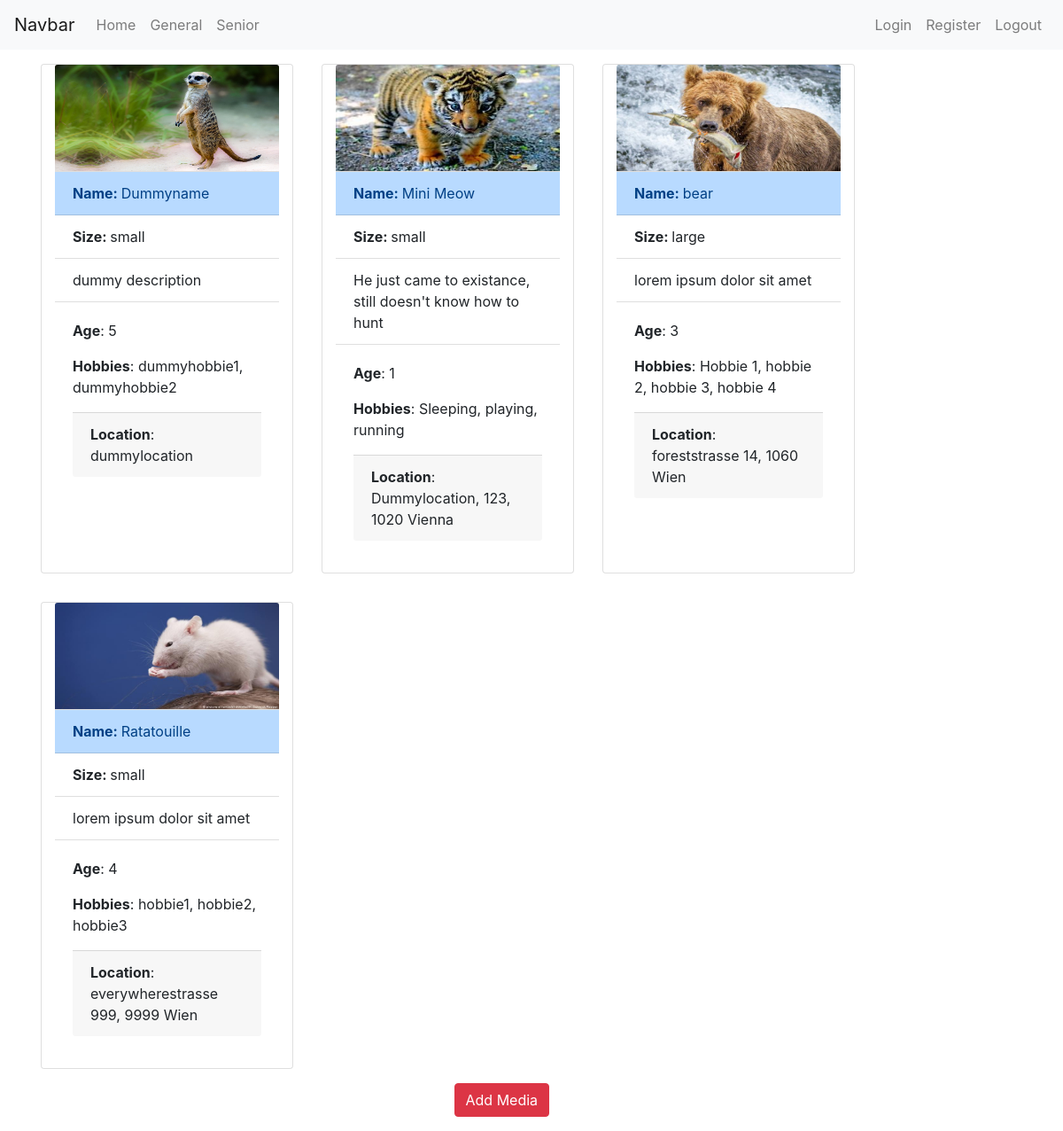
Page /website/general.php on the committed database.
### tables this page shows
CREATE TABLE `animals` (
  `animal_id` int(5) NOT NULL,
  `animal_size` enum('small','large') NOT NULL,
  `animal_name` varchar(64) NOT NULL,
  `animal_image` varchar(64) NOT NULL,
  `animal_desc` varchar(254) NOT NULL,
  `animal_hobbies` varchar(254) NOT NULL,
  `animal_age` int(5) NOT NULL,
  `animal_location` varchar(254) NOT NULL
);

### website/general.php (the view, shortened to what this page needs)
<?php require_once 'actions/db_connect.php'; ?>
<!DOCTYPE html>
<html lang="en">
<head>
    <link rel="stylesheet" href="https://cdn.jsdelivr.net/npm/bootstrap@4.5.3/dist/css/bootstrap.min.css"
>
    <link rel="stylesheet" href="style.css">
</head>
<body>
    <?php
    include 'navbar.php';
    ?>
    <div class="container">
        <div class="row">
            <?php
           $sql = "SELECT * FROM animals";
           $result = $connect->query($sql);
            if($result->num_rows > 0) {
                while($row = $result->fetch_assoc()) {
                    if ($row['animal_age'] < 8){
                    echo  "
                    <div id='".$row['animal_id']."' class='card col-3 m-3'>
                        <img class='card-img-top' src='img/".$row['animal_image']."' alt='Card image cap'>
                            <ul class='list-group list-group-flush'>
                            <li class='list-group-item-primary list-group-item'><b>Name: </b>".$row['animal_name']."</li>
                            <li class='list-group-item'><b>Size: </b>".$row['animal_size']."</li>
                            <li class='list-group-item'>".$row['animal_desc']."</li>
                        </ul>
                        <div class='card-body'>
                            <p class='card-text'><b>Age</b>: ".$row['animal_age']."</p>
                            <p class='card-text'><b>Hobbies</b>: ".$row['animal_hobbies']."</p>
                            <p class='card-footer'><b>Location</b>: ".$row['animal_location']."</p>
                        </div>
                    </div>";
                    }
            }} else  {
                echo  "<tr><td colspan='5'><center>No Data Avaliable</center></td></tr>";
            }
            echo "</div>";
           ?>
        </div>
        <div class="row">
            <a class="col-2 mx-auto pb-3" href="create.php"><button type="button" class="btn btn-danger">Add Media</button></a>
        </div>
</body>
</html>

### website/style.css (style rules this page uses)
img { height: 10vw; }

### rows in the picture
animals: animal_image (placeholder picture), animal_name "Dummyname", animal_size "small", animal_desc "dummy description", animal_age "5", animal_hobbies "dummyhobbie1, dummyhobbie2", animal_location "dummylocation"
animals: animal_image (picture), animal_name "Mini Meow", animal_size "small", animal_desc "He just came to existance, still doesn't know how to hunt", animal_age "1", animal_hobbies "Sleeping, playing, running", animal_location "Dummylocation, 123, 1020 Vienna"
animals: animal_image (picture), animal_name "bear", animal_size "large", animal_desc "lorem ipsum dolor sit amet", animal_age "3", animal_hobbies "Hobbie 1, hobbie 2, hobbie 3, hobbie 4", animal_location "foreststrasse 14, 1060 Wien"
animals: animal_image (picture), animal_name "Ratatouille", animal_size "small", animal_desc "lorem ipsum dolor sit amet", animal_age "4", animal_hobbies "hobbie1, hobbie2, hobbie3", animal_location "everywherestrasse 999, 9999 Wien"
